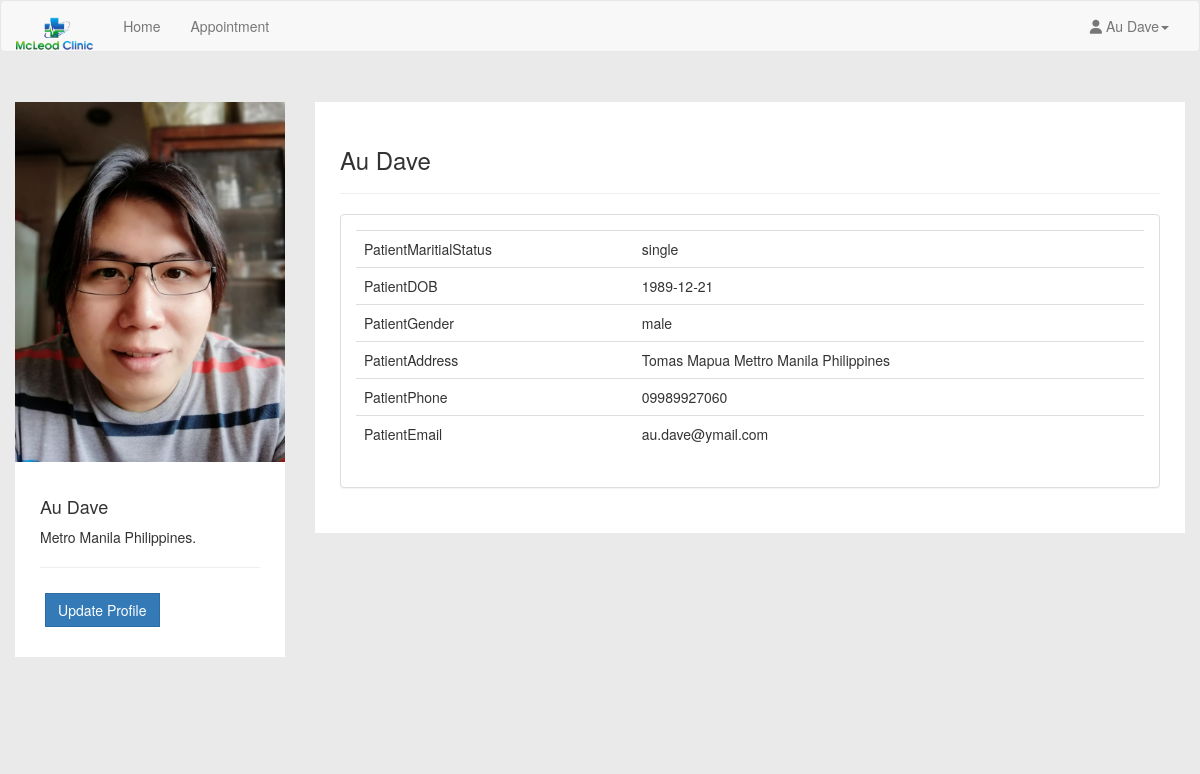
Page /patient/profile.php (signed in) on the committed database.
### tables this page shows
CREATE TABLE IF NOT EXISTS `patient` (
  `icPatient` bigint(12) NOT NULL,
  `password` varchar(20) NOT NULL,
  `patientFirstName` varchar(20) NOT NULL,
  `patientLastName` varchar(20) NOT NULL,
  `patientMaritialStatus` varchar(10) NOT NULL,
  `patientDOB` date NOT NULL,
  `patientGender` varchar(10) NOT NULL,
  `patientAddress` varchar(100) NOT NULL,
  `patientPhone` varchar(15) NOT NULL,
  `patientEmail` varchar(100) NOT NULL
);

### patient/profile.php (the view, shortened to what this page needs)
<?php
include_once '../assets/conn/dbconnect.php';
$res=mysqli_query($con,"SELECT * FROM patient WHERE icPatient=".$_SESSION['patientSession']);
$userRow=mysqli_fetch_array($res,MYSQLI_ASSOC);
?>
<!DOCTYPE html>
<html lang="en">
	<head>
		<link href="assets/css/bootstrap.min.css" rel="stylesheet">
		<link href="assets/css/default/style.css" rel="stylesheet">
		<link href="assets/css/default/blocks.css" rel="stylesheet">
		<link href="assets/css/date/bootstrap-datepicker.css" rel="stylesheet">
		<link href="assets/css/date/bootstrap-datepicker3.css" rel="stylesheet">
		<link rel="stylesheet" href="https://formden.com/static/cdn/bootstrap-iso.css" />
		<link rel="stylesheet" href="https://formden.com/static/cdn/font-awesome/4.4.0/css/font-awesome.min.css" />
	</head>
	<body>
		<nav class="navbar navbar-default " role="navigation">
			<div class="container-fluid">
				<div class="navbar-header">
					<a class="navbar-brand" href="patient.php"><img alt="Brand" src="assets/img/logo.png" height="40px"></a>
				</div>
				<div class="collapse navbar-collapse" id="bs-example-navbar-collapse-1">
					<ul class="nav navbar-nav">
						<ul class="nav navbar-nav">
							<li><a href="patient.php">Home</a></li>
							<li><a href="patientapplist.php?patientId=<?php echo $userRow['icPatient']; ?>">Appointment</a></li>
						</ul>
					</ul>
					<ul class="nav navbar-nav navbar-right">
						<li class="dropdown">
							<a href="#" class="dropdown-toggle" data-toggle="dropdown"><i class="fa fa-user"></i> <?php echo $userRow['patientFirstName']; ?> <?php echo $userRow['patientLastName']; ?><b class="caret"></b></a>
						</li>
					</ul>
				</div>
			</div>
		</nav>
		<div class="container">
			<section style="padding-bottom: 50px; padding-top: 50px;">
				<div class="row">
					<div class="row">
						<div class="col-md-3 col-sm-3">
							<div class="user-wrapper">
								<img src="assets/img/12.jpg" class="img-responsive" />
								<div class="description">
									<h4><?php echo $userRow['patientFirstName']; ?> <?php echo $userRow['patientLastName']; ?></h4>
									<p>
										Metro Manila Philippines.
									</p>
									<hr />
									<button type="button" class="btn btn-primary" data-toggle="modal" data-target="#myModal">Update Profile</button>
								</div>
							</div>
						</div>
						<div class="col-md-9 col-sm-9  user-wrapper">
							<div class="description">
								<h3> <?php echo $userRow['patientFirstName']; ?> <?php echo $userRow['patientLastName']; ?> </h3>
								<hr />
								<div class="panel panel-default">
									<div class="panel-body">
										<table class="table table-user-information" align="center">
											<tbody>
												<tr>
													<td>PatientMaritialStatus</td>
													<td><?php echo $userRow['patientMaritialStatus']; ?></td>
												</tr>
												<tr>
													<td>PatientDOB</td>
													<td><?php echo $userRow['patientDOB']; ?></td>
												</tr>
												<tr>
													<td>PatientGender</td>
													<td><?php echo $userRow['patientGender']; ?></td>
												</tr>
												<tr>
													<td>PatientAddress</td>
													<td><?php echo $userRow['patientAddress']; ?>
													</td>
												</tr>
												<tr>
													<td>PatientPhone</td>
													<td><?php echo $userRow['patientPhone']; ?>
													</td>
												</tr>
												<tr>
													<td>PatientEmail</td>
													<td><?php echo $userRow['patientEmail']; ?>
													</td>
												</tr>
											</tbody>
										</table>
									</div>
								</div>
							</div>
						</div>
					</div>
					<div class="col-md-4">
							<br /><br/>
						</div>
					</div>
				</section>
			</div>
		</body>
	</html>

### patient/assets/css/default/style.css (style rules this page uses)
body { background-color: #EAEAEA !important; }
.navbar-default .navbar-brand { color:#fff; font-size:30px; font-weight:bold; }
.navbar { margin-bottom: 0px !important; }
.user-wrapper .btn { border-radius: 0px; -webkit-border-radius: 0px; -moz-border-radius: 0px; margin: 5px; }
.user-wrapper .description { padding: 25px; background-color: #fff; }
.user-wrapper img { width:100%; }

### patient/assets/css/default/blocks.css (style rules this page uses)
*, *:after, *:before { box-sizing: border-box; }

### rows in the picture
patient: patientFirstName "Au", patientLastName "Dave", patientMaritialStatus "single", patientDOB "1989-12-21", patientGender "male", patientAddress "Tomas Mapua Mettro Manila Philippines", patientPhone "09989927060", patientEmail "au.dave@ymail.com"
